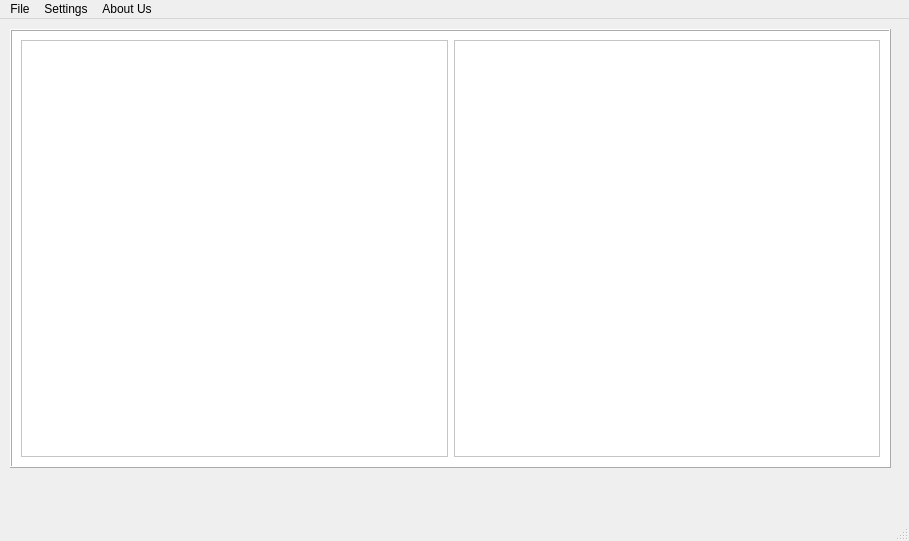
<?xml version="1.0" encoding="UTF-8"?>
<ui version="4.0">
 <class>FileLoaderG</class>
 <widget class="QMainWindow" name="FileLoaderG">
  <property name="geometry">
   <rect>
    <x>0</x>
    <y>0</y>
    <width>909</width>
    <height>541</height>
   </rect>
  </property>
  <property name="windowTitle">
   <string>MainWindow</string>
  </property>
  <widget class="QWidget" name="centralwidget">
   <widget class="QFrame" name="frame">
    <property name="geometry">
     <rect>
      <x>10</x>
      <y>10</y>
      <width>881</width>
      <height>439</height>
     </rect>
    </property>
    <property name="font">
     <font>
      <weight>50</weight>
      <bold>false</bold>
     </font>
    </property>
    <property name="styleSheet">
     <string notr="true">background-color: rgb(255, 255, 255);</string>
    </property>
    <property name="frameShape">
     <enum>QFrame::Box</enum>
    </property>
    <property name="frameShadow">
     <enum>QFrame::Raised</enum>
    </property>
    <layout class="QGridLayout" name="gridLayout">
     <item row="0" column="0">
      <widget class="PlotWidget" name="Local">
       <property name="font">
        <font>
         <pointsize>10</pointsize>
        </font>
       </property>
       <property name="styleSheet">
        <string notr="true">background-color: rgb(255, 255, 255);
border-top-color: rgb(255, 255, 255);
border-right-color: rgb(255, 255, 255);
border-bottom-color: rgb(255, 255, 255);
border-left-color: rgb(0, 0, 0);</string>
       </property>
      </widget>
     </item>
     <item row="0" column="1">
      <widget class="PlotWidget" name="Server">
       <property name="font">
        <font>
         <pointsize>10</pointsize>
        </font>
       </property>
       <property name="styleSheet">
        <string notr="true">background-color: rgb(255, 255, 255);
border-top-color: rgb(255, 255, 255);
border-right-color: rgb(255, 255, 255);
border-bottom-color: rgb(255, 255, 255);
border-left-color: rgb(0, 0, 0);</string>
       </property>
      </widget>
     </item>
    </layout>
   </widget>
  </widget>
  <widget class="QMenuBar" name="menubar">
   <property name="geometry">
    <rect>
     <x>0</x>
     <y>0</y>
     <width>909</width>
     <height>20</height>
    </rect>
   </property>
   <widget class="QMenu" name="menuFile">
    <property name="title">
     <string>File</string>
    </property>
    <addaction name="actionOpen"/>
    <addaction name="separator"/>
    <addaction name="actionQuit"/>
   </widget>
   <widget class="QMenu" name="menuSettings">
    <property name="title">
     <string>Settings</string>
    </property>
   </widget>
   <widget class="QMenu" name="menuAbout_Us">
    <property name="title">
     <string>About Us</string>
    </property>
    <addaction name="actionFile_Loader_G"/>
   </widget>
   <addaction name="menuFile"/>
   <addaction name="menuSettings"/>
   <addaction name="menuAbout_Us"/>
  </widget>
  <widget class="QStatusBar" name="statusbar"/>
  <action name="actionFile_Loader_G">
   <property name="text">
    <string>File Loader G</string>
   </property>
  </action>
  <action name="actionOpen">
   <property name="text">
    <string>Open</string>
   </property>
  </action>
  <action name="actionQuit">
   <property name="text">
    <string>Quit</string>
   </property>
  </action>
 </widget>
 <customwidgets>
  <customwidget>
   <class>PlotWidget</class>
   <extends>QGraphicsView</extends>
   <header location="global">pyqtgraph</header>
  </customwidget>
 </customwidgets>
 <resources/>
 <connections/>
</ui>
